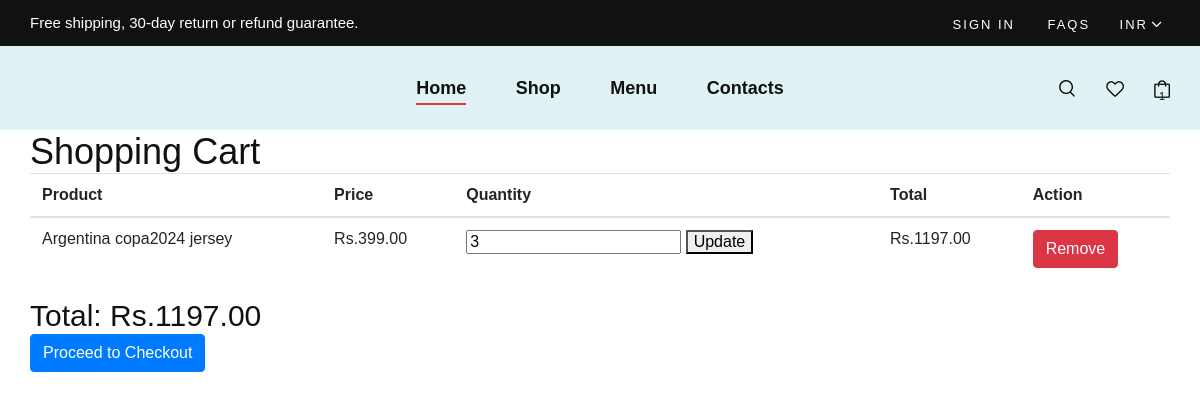
/cart/ (signed in), run on an earlier commit of the app's database.
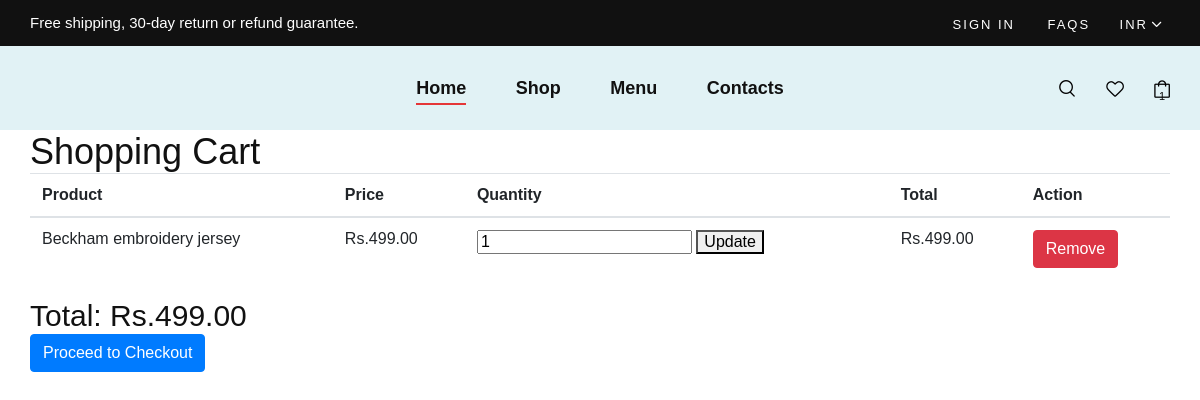
And on a later commit of the database.
### messi/models.py (models this page shows, shortened)
class CartItem(models.Model):
    user = models.ForeignKey(User, on_delete=models.CASCADE)
    product = models.ForeignKey(Product, on_delete=models.CASCADE)
    quantity = models.PositiveIntegerField(default=1)
    def total(self):
        return self.product.price * self.quantity

class Product(models.Model):
    name = models.CharField(max_length=100)
    description = models.TextField()
    price = models.DecimalField(max_digits=10, decimal_places=2)
    image = models.ImageField(upload_to='products/')

### messi/views.py (the view)
# urls.py: path('cart/', views.cart, name='cart'),
@login_required
def cart(request):
    cart_items = CartItem.objects.filter(user=request.user)  # Filter cart items for the logged-in user
    total_quantity = sum(item.quantity for item in cart_items)
    total_price = sum(item.total() for item in cart_items)
    return render(request, 'cart.html', {'cart_items': cart_items, 'total_quantity': total_quantity, 'total_price': total_price})

### messi/templates/cart.html (shortened to what this page needs)
{% load static %}
<html lang="en">
<head>
    <link rel="stylesheet" href="{% static 'css/bootstrap.min.css' %}" type="text/css">
    <link rel="stylesheet" href="{% static 'css/font-awesome.min.css' %}" type="text/css">
    <link rel="stylesheet" href="{% static 'css/elegant-icons.css' %}" type="text/css">
    <link rel="stylesheet" href="{% static 'css/magnific-popup.css' %}" type="text/css">
    <link rel="stylesheet" href="{% static 'css/nice-select.css' %}" type="text/css">
    <link rel="stylesheet" href="{% static 'css/owl.carousel.min.css' %}" type="text/css">
    <link rel="stylesheet" href="{% static 'css/slicknav.min.css' %}" type="text/css">
    <link rel="stylesheet" href="{% static 'css/style.css' %}" type="text/css">
</head>
<body>
<header>
    {% include 'header.html' %}
<section class="cart_section layout_padding">
    <div class="container">
        <div class="row">
            <div class="col-md-12">
                <h2>Shopping Cart</h2>
                <table class="table">
                    <thead>
                        <tr>
                            <th>Product</th>
                            <th>Price</th>
                            <th>Quantity</th>
                            <th>Total</th>
                            <th>Action</th>
                        </tr>
                    </thead>
                    <tbody>
                        {% for item in cart_items %}
                        <tr>
                            <td>{{ item.product.name }}</td>
                            <td>Rs.{{ item.product.price }}</td>
                            <td>
                                <form action="{% url 'update_cart' item.id %}" method="post">
                                    <input type="number" name="quantity" value="{{ item.quantity }}" min="1">
                                    <button type="submit">Update</button>
                                </form>
                            </td>
                            <td>Rs.{{ item.total }}</td>
                            <td>
                                <a href="{% url 'remove_from_cart' item.id %}" class="btn btn-danger">Remove</a>
                            </td>
                        </tr>
                        {% endfor %}
                    </tbody>
                </table>
                <div class="cart_total">
                    <h3>Total: Rs.{{ total_price }}</h3>
                    <div class="checkout_button">
                        <a href="{% url 'checkout' %}" class="btn btn-primary">Proceed to Checkout</a>
                    </div>
                </div>
            </div>
        </div>
    </div>
</section>
</body>
</html>

### messi/templates/header.html (shortened to what this page needs)
{% load static  %}
<header class="header">
    <div class="header__top">
        <div class="container">
            <div class="row">
                <div class="col-lg-6 col-md-7">
                    <div class="header__top__left">
                        <p>Free shipping, 30-day return or refund guarantee.</p>
                    </div>
                </div>
                <div class="col-lg-6 col-md-5">
                    <div class="header__top__right">
                        <div class="header__top__links">
                            <a href="{% url 'signup' %}">Sign in</a>
                            <a href="#">FAQs</a>
                        </div>
                        <div class="header__top__hover">
                            <span>INR<i class="arrow_carrot-down"></i></span>
                        </div>
                    </div>
                </div>
            </div>
        </div>
    </div>
    <div class="container">
        <div class="row">
            <div class="col-lg-3 col-md-3">
                <div class="header__logo">
                </div>
            </div>
            <div class="col-lg-6 col-md-6">
                <nav class="header__menu mobile-menu">
                    <ul>
                        <li class="active"><a href="{% url 'index' %}">Home <span class="sr-only">Home</span></a></li>
                        <li><a href="{% url 'product' %}">Shop</a></li>
                        <li><a href="#">Menu</a>
                        </li>
                        <li><a href="{% url 'contact' %}">Contacts</a></li>
                    </ul>
                </nav>
            </div>
            <div class="col-lg-3 col-md-3">
                <div class="header__nav__option">
                    <a href="#" class="search-switch"><img src="{% static 'img/icon/search.png' %}" alt=""></a>
                    <a href="#"><img src="{% static 'img/icon/heart.png' %}" alt=""></a>
                    <a href="{% url 'cart' %}"><img src="{% static 'img/icon/cart.png' %}" alt="">
                    <span id="cart-count"><0/span>
                </a>
                </div>
            </div>
        </div>
    </div>
</header>
</body>
</html>

### football_store/static/css/style.css (style rules this page uses)
html, body { height: 100%; font-family: "Nunito Sans", sans-serif; -webkit-font-smoothing: antialiased; }
h1, h2, h3, h4, h5, h6 { margin: 0; color: #111111; font-weight: 400; font-family: "Nunito Sans", sans-serif; }
h2 { font-size: 36px; }
h3 { font-size: 30px; }
p { font-size: 15px; font-family: "Nunito Sans", sans-serif; color: #e6491a; font-weight: 400; line-height: 25px; margin: 0 0 15px 0; }
img { max-width: 100%; }
ul, ol { padding: 0; margin: 0; }
.header { background: #e1f2f5; }
.header__top { background: #111111; padding: 10px 0; }
.header__top__left p { color: #ffffff; margin-bottom: 0; }
.header__top__right { text-align: right; }
.header__top__links { display: inline-block; margin-right: 25px; }
.header__top__links a { color: #ffffff; font-size: 13px; text-transform: uppercase; letter-spacing: 2px; margin-right: 28px; display: inline-block; }
.header__top__links a:last-child { margin-right: 0; }
.header__top__hover { display: inline-block; position: relative; }
.header__top__hover span { color: #ffffff; font-size: 13px; text-transform: uppercase; letter-spacing: 2px; display: inline-block; cursor: pointer; }
.header__top__hover span i { font-size: 20px; position: relative; top: 3px; right: 2px; }
.header__logo { padding: 30px 0; }
.header__menu { text-align: center; padding: 26px 0 25px; }
.header__menu ul li { list-style: none; display: inline-block; margin-right: 45px; position: relative; }
.header__menu ul li.active a:after { -webkit-transform: scale(1); -ms-transform: scale(1); transform: scale(1); }
.header__menu ul li:last-child { margin-right: 0; }
.header__menu ul li a { font-size: 18px; color: #111111; display: block; font-weight: 600; position: relative; padding: 3px 0; }
.header__menu ul li a:after { position: absolute; left: 0; bottom: 0; width: 100%; height: 2px; background: #e53637; content: ""; -webkit-transition: all, 0.5s; -o-transition: all, 0.5s; transition: all, 0.5s; -webkit-transform: scale(0); -ms-transform: scale(0); transform: scale(0); }
.header__nav__option { text-align: right; padding: 30px 0; }
.header__nav__option a { display: inline-block; margin-right: 26px; position: relative; }
.header__nav__option a span { color: #0d0d0d; font-size: 11px; position: absolute; left: 5px; top: 8px; }
.header__nav__option a:last-child { margin-right: 0; }
@media only screen and (min-width: 1200px) { .container { max-width: 1170px; } }

What changed in the data, as far as the page shows it:
removed CartItem: product.name "Argentina copa2024 jersey", product.price "399.00", quantity "3", total "1197.00"
added CartItem: product.name "Beckham embroidery jersey", product.price "499.00", quantity "1", total "499.00"
Also different on the page:
{{ total_price }}: "1197.00" → "499.00"
